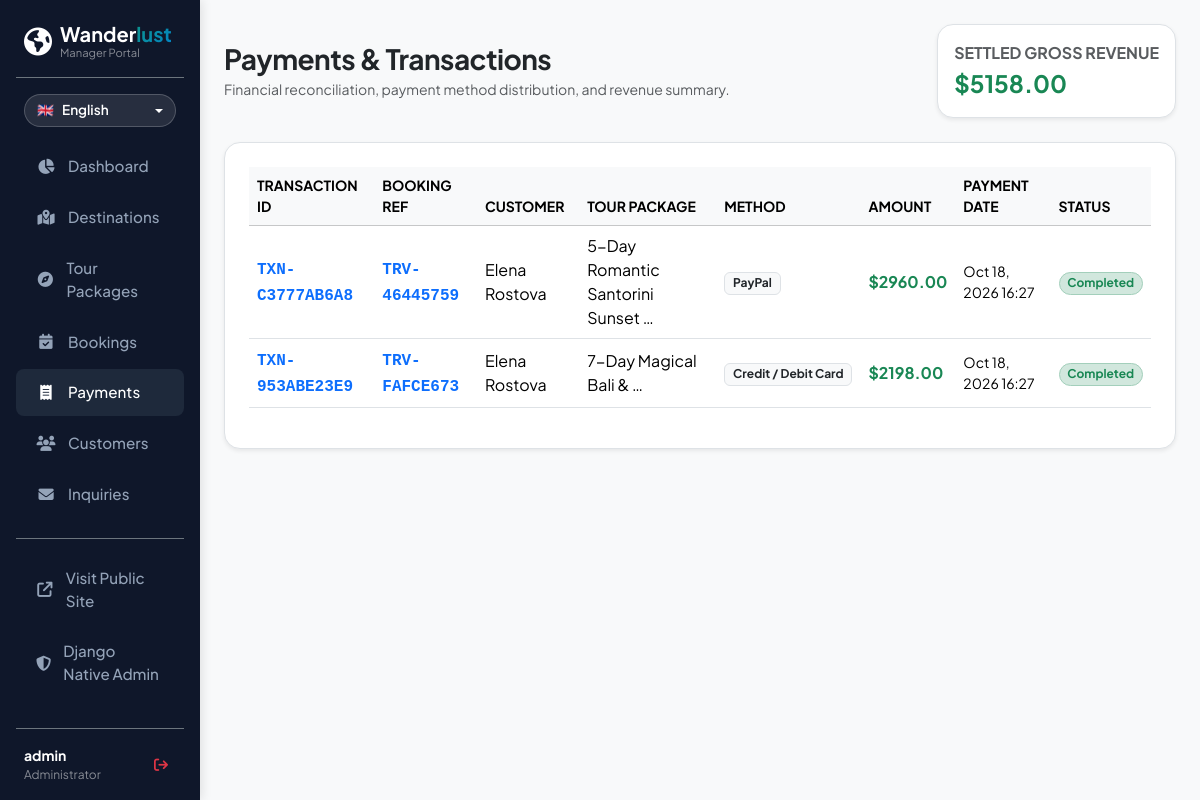
The page /admin-dashboard/payments/ (signed in) on the database its author committed.
### tourism/models.py (models this page shows, shortened)
class Payment(models.Model):
    METHOD_CHOICES = [
        ('Credit Card', 'Credit / Debit Card'),
        ('PayPal', 'PayPal'),
        ('Bank Transfer', 'Direct Bank Transfer'),
        ('Cash', 'Cash on Arrival'),
    ]
    STATUS_CHOICES = [
        ('Pending', 'Pending'),
        ('Completed', 'Completed'),
        ('Failed', 'Failed'),
        ('Refunded', 'Refunded'),
    ]
    booking = models.OneToOneField(Booking, on_delete=models.CASCADE, related_name='payment')
    transaction_id = models.CharField(max_length=64, unique=True)
    payment_method = models.CharField(max_length=30, choices=METHOD_CHOICES, default='Credit Card')
    amount = models.DecimalField(max_digits=10, decimal_places=2)
    status = models.CharField(max_length=20, choices=STATUS_CHOICES, default='Completed')
    payment_date = models.DateTimeField(auto_now_add=True)

class Booking(models.Model):
    STATUS_CHOICES = [
        ('Pending', 'Pending Confirmation'),
        ('Confirmed', 'Confirmed'),
        ('Cancelled', 'Cancelled'),
        ('Completed', 'Completed'),
    ]
    booking_number = models.CharField(max_length=32, unique=True, editable=False)
    user = models.ForeignKey(User, on_delete=models.CASCADE, related_name='bookings')
    package = models.ForeignKey(TourPackage, on_delete=models.CASCADE, related_name='bookings')
    travel_date = models.DateField()
    travelers_count = models.PositiveIntegerField(default=1)
    contact_name = models.CharField(max_length=150)
    contact_email = models.EmailField()
    contact_phone = models.CharField(max_length=30)
    special_requests = models.TextField(blank=True, null=True)
    total_price = models.DecimalField(max_digits=10, decimal_places=2)
    status = models.CharField(max_length=20, choices=STATUS_CHOICES, default='Pending')
    created_at = models.DateTimeField(auto_now_add=True)
    updated_at = models.DateTimeField(auto_now=True)
    class Meta:
        ordering = ['-created_at']

class TourPackage(models.Model):
    CATEGORY_CHOICES = [
        ('Adventure', 'Adventure & Outdoors'),
        ('Beach', 'Beach & Coastal'),
        ('Cultural', 'Cultural & Heritage'),
        ('Luxury', 'Luxury & Wellness'),
        ('Wildlife', 'Wildlife & Safari'),
        ('Mountain', 'Mountain & Hiking'),
        ('City', 'City Breaks & Sightseeing'),
    ]
    destination = models.ForeignKey(Destination, on_delete=models.CASCADE, related_name='packages')
    title = models.CharField(max_length=200)
    slug = models.SlugField(max_length=220, unique=True, blank=True)
    category = models.CharField(max_length=50, choices=CATEGORY_CHOICES, default='Adventure')
    description = models.TextField()
    duration_days = models.PositiveIntegerField(default=3, help_text="Number of days")
    duration_nights = models.PositiveIntegerField(default=2, help_text="Number of nights")
    price = models.DecimalField(max_digits=10, decimal_places=2, help_text="Price per person ($)")
    discount_price = models.DecimalField(max_digits=10, decimal_places=2, blank=True, null=True, help_text="Discounted price per person ($)")
    featured_image = models.ImageField(upload_to='packages/', blank=True, null=True)
    image_url = models.URLField(max_length=500, blank=True, null=True, help_text="Web image URL (fallback)")
    max_travelers = models.PositiveIntegerField(default=12, help_text="Maximum group size")
    itinerary = models.TextField(
        blank=True,
        help_text="Separate days using line breaks. Format: 'Day 1: Title - Details'"
    )
    inclusions = models.TextField(
        blank=True,
        help_text="Comma-separated or newline-separated items included in the price"
    )
    exclusions = models.TextField(
        blank=True,
        help_text="Comma-separated or newline-separated items NOT included"
    )
    is_featured = models.BooleanField(default=False)
    is_active = models.BooleanField(default=True)
    created_at = models.DateTimeField(auto_now_add=True)
    updated_at = models.DateTimeField(auto_now=True)
    class Meta:
        ordering = ['-is_featured', '-created_at']

### tourism/views.py (the view)
# urls.py: path('admin-dashboard/payments/', views.admin_payments, name='admin_payments'),
@user_passes_test(is_admin, login_url='login')
def admin_payments(request):
    payments = Payment.objects.select_related('booking', 'booking__user', 'booking__package').order_by('-payment_date')
    total_revenue = payments.filter(status='Completed').aggregate(Sum('amount'))['amount__sum'] or 0
    return render(request, 'admin_panel/payments.html', {
        'payments': payments,
        'total_revenue': total_revenue,
    })

### tourism/templatetags/lang_tags.py (called while the page is built)
@register.filter(name='t')
def translate_filter(value, lang=None):
    if not value:
        return value
    if lang is None:
        lang = get_language() or 'en'
    val_str = str(value)
    translated = translate_text(val_str, lang=lang)
    if translated != val_str:
        return translated
    django_trans = _gettext(val_str)
    if django_trans != val_str:
        return django_trans
    return val_str

### tourism/translations.py (called while the page is built, shortened)
def translate_text(text, lang=None):
    if lang is None:
        lang = get_language() or 'en'
    lang = lang.lower().split('-')[0]
    return text

### tourism/views.py (called while the page is built)
def is_admin(user):
    return user.is_authenticated and (user.is_staff or user.is_superuser)

### templates/admin_panel/payments.html (shortened to what this page needs)
{% extends 'admin_panel/base_admin.html' %}
{% load static %}
{% block admin_content %}
<div class="d-flex justify-content-between align-items-center mb-4">
  <div>
    <h3 class="fw-bold text-dark mb-1">Payments & Transactions</h3>
    <div class="text-muted small">Financial reconciliation, payment method distribution, and revenue summary.</div>
  </div>
  <div class="bg-white p-3 rounded-4 border shadow-sm">
    <div class="smaller text-muted text-uppercase fw-bold">Settled Gross Revenue</div>
    <div class="fs-4 fw-bold text-success">${{ total_revenue|floatformat:2 }}</div>
  </div>
</div>
<div class="bg-white rounded-4 border shadow-sm p-4">
  <div class="table-responsive">
    <table class="table table-hover align-middle">
      <thead class="table-light small text-uppercase">
        <tr>
          <th>Transaction ID</th>
          <th>Booking Ref</th>
          <th>Customer</th>
          <th>Tour Package</th>
          <th>Method</th>
          <th>Amount</th>
          <th>Payment Date</th>
          <th>Status</th>
        </tr>
      </thead>
      <tbody>
        {% for p in payments %}
          <tr>
            <td>
              <span class="font-monospace fw-bold text-primary">{{ p.transaction_id }}</span>
            </td>
            <td>
              <a href="{% url 'admin_booking_detail' p.booking.booking_number %}" class="font-monospace fw-bold text-decoration-none">
                {{ p.booking.booking_number }}
              </a>
            </td>
            <td>{{ p.booking.contact_name }}</td>
            <td>{{ p.booking.package.title|truncatewords:4 }}</td>
            <td>
              <span class="badge bg-light text-dark border">{{ p.get_payment_method_display }}</span>
            </td>
            <td>
              <span class="fw-bold fs-6 text-success">${{ p.amount }}</span>
            </td>
            <td class="small">{{ p.payment_date|date:"M d, Y H:i" }}</td>
            <td>
              {% if p.status == 'Completed' %}
                <span class="badge bg-success-subtle text-success border border-success-subtle rounded-pill">Completed</span>
              {% elif p.status == 'Pending' %}
                <span class="badge bg-warning-subtle text-warning-emphasis border border-warning-subtle rounded-pill">Pending</span>
              {% else %}
                <span class="badge bg-danger-subtle text-danger border border-danger-subtle rounded-pill">{{ p.status }}</span>
              {% endif %}
            </td>
          </tr>
        {% empty %}
          <tr><td colspan="8" class="text-center py-4 text-muted">No payment transactions recorded yet.</td></tr>
        {% endfor %}
      </tbody>
    </table>
  </div>
</div>
{% endblock %}

### templates/admin_panel/base_admin.html (shortened to what this page needs)
{% load static lang_tags %}
<!DOCTYPE html>
<html lang="{{ CURRENT_LANGUAGE|default:'en' }}" class="{% if IS_KHMER %}lang-km{% endif %}">
<head>
  <link href="https://cdn.jsdelivr.net/npm/bootstrap@5.3.3/dist/css/bootstrap.min.css" rel="stylesheet">
  <link rel="stylesheet" href="https://cdnjs.cloudflare.com/ajax/libs/font-awesome/6.5.2/css/all.min.css">
  <link rel="stylesheet" href="{% static 'css/style.css' %}">
</head>
<body class="bg-light {% if IS_KHMER %}lang-km{% endif %}">
  <div class="container-fluid p-0">
    <div class="row g-0">
      <nav class="col-lg-2 col-md-3 admin-sidebar p-3 d-flex flex-column">
        <div class="d-flex align-items-center gap-2 mb-3 px-2 pt-2 pb-3 border-bottom border-secondary">
          <i class="fa-solid fa-earth-americas text-white fs-3"></i>
          <div>
            <div class="fs-5 fw-bold text-white lh-1">Wander<span class="brand-gradient">lust</span></div>
            <div class="smaller text-white-50" style="font-size: 0.7rem;">{{ "Manager Portal"|t }}</div>
          </div>
        </div>
        <div class="mb-3 px-2">
          <div class="dropdown">
            <button class="lang-switch-btn w-100 justify-content-between dropdown-toggle" type="button" id="adminLangDropdown" data-bs-toggle="dropdown" aria-expanded="false" title="{{ "Language"|t }}">
              <span class="d-flex align-items-center gap-2">
                <span>{{ CURRENT_LANG_FLAG }}</span>
                <span>{{ CURRENT_LANG_NAME }}</span>
              </span>
            </button>
          </div>
        </div>
        <ul class="nav flex-column mb-auto">
          <li class="nav-item">
            <a class="nav-link {% if request.resolver_match.url_name == 'admin_dashboard' %}active{% endif %}" href="{% url 'admin_dashboard' %}">
              <i class="fa-solid fa-chart-pie"></i> {{ "Dashboard"|t }}
            </a>
          </li>
          <li class="nav-item">
            <a class="nav-link {% if 'destinations' in request.path %}active{% endif %}" href="{% url 'admin_destinations' %}">
              <i class="fa-solid fa-map-location-dot"></i> {{ "Destinations"|t }}
            </a>
          </li>
          <li class="nav-item">
            <a class="nav-link {% if 'packages' in request.path %}active{% endif %}" href="{% url 'admin_packages' %}">
              <i class="fa-solid fa-compass"></i> {{ "Tour Packages"|t }}
            </a>
          </li>
          <li class="nav-item">
            <a class="nav-link {% if 'bookings' in request.path %}active{% endif %}" href="{% url 'admin_bookings' %}">
              <i class="fa-solid fa-calendar-check"></i> {{ "Bookings"|t }}
            </a>
          </li>
          <li class="nav-item">
            <a class="nav-link {% if 'payments' in request.path %}active{% endif %}" href="{% url 'admin_payments' %}">
              <i class="fa-solid fa-receipt"></i> {{ "Payments"|t }}
            </a>
          </li>
          <li class="nav-item">
            <a class="nav-link {% if 'customers' in request.path %}active{% endif %}" href="{% url 'admin_customers' %}">
              <i class="fa-solid fa-users"></i> {{ "Customers"|t }}
            </a>
          </li>
          <li class="nav-item">
            <a class="nav-link {% if 'messages' in request.path %}active{% endif %}" href="{% url 'admin_messages' %}">
              <i class="fa-solid fa-envelope"></i> {{ "Inquiries"|t }}
            </a>
          </li>
          <li class="nav-item mt-3 pt-3 border-top border-secondary">
            <a class="nav-link text-white-50" href="{% url 'home' %}" target="_blank">
              <i class="fa-solid fa-arrow-up-right-from-square"></i> {{ "Visit Public Site"|t }}
            </a>
          </li>
          <li class="nav-item">
            <a class="nav-link text-white-50" href="/admin/" target="_blank">
              <i class="fa-solid fa-shield-halved"></i> {{ "Django Native Admin"|t }}
            </a>
          </li>
        </ul>
        <div class="pt-3 border-top border-secondary mt-3 px-2">
          <div class="d-flex align-items-center justify-content-between">
            <div class="small text-white">
              <div class="fw-bold">{{ user.username }}</div>
              <div class="smaller text-white-50" style="font-size: 0.75rem;">{{ "Administrator"|t }}</div>
            </div>
            <a href="{% url 'logout' %}" class="btn btn-sm btn-outline-danger border-0 rounded-circle" title="{{ "Sign Out"|t }}">
              <i class="fa-solid fa-arrow-right-from-bracket"></i>
            </a>
          </div>
        </div>
      </nav>
      <main class="col-lg-10 col-md-9 px-4 py-4" style="min-height: 100vh;">
        {% block admin_content %}{% endblock %}
      </main>
    </div>
  </div>
</body>
</html>

### static/css/style.css (style rules this page uses)
:root { --primary: #0d9488; --primary-dark: #0f766e; --primary-light: #ccfbf1; --primary-gradient: linear-gradient(135deg, #0d9488 0%, #0284c7 100%); --secondary: #f59e0b; --secondary-hover: #d97706; --dark: #0f172a; --dark-surface: #1e293b; --muted: #64748b; --light-bg: #f8fafc; --border-color: #e2e8f0; --card-shadow: 0 10px 25px -5px rgba(15, 23, 42, 0.06), 0 8px 10px -6px rgba(15, 23, 42, 0.04); --card-hover-shadow: 0 20px 30px -10px rgba(15, 23, 42, 0.12), 0 10px 15px -5px rgba(15, 23, 42, 0.06); --radius-lg: 1rem; --radius-xl: 1.5rem; }
body { font-family: 'Plus Jakarta Sans', sans-serif; color: #334155; background-color: var(--light-bg); overflow-x: hidden; }
h1, h2, h3, h4, .font-heading { font-family: 'Plus Jakarta Sans', sans-serif; font-weight: 700; color: var(--dark); letter-spacing: -0.02em; }
.brand-gradient { background: var(--primary-gradient); -webkit-background-clip: text; -webkit-text-fill-color: transparent; }
.nav-link { font-weight: 600; font-size: 0.95rem; color: #475569 !important; padding: 0.5rem 1rem !important; border-radius: 0.5rem; transition: all 0.2s ease; }
.nav-link:hover, .nav-link.active { color: var(--primary) !important; background: var(--primary-light); }
.admin-sidebar { min-height: 100vh; background: #0f172a; color: #94a3b8; box-shadow: 2px 0 10px rgba(0, 0, 0, 0.1); }
.admin-sidebar .nav-link { color: #94a3b8 !important; font-weight: 500; padding: 0.75rem 1.25rem !important; margin-bottom: 0.25rem; border-radius: 0.5rem; display: flex; align-items: center; gap: 0.75rem; }
.admin-sidebar .nav-link:hover, .admin-sidebar .nav-link.active { color: #ffffff !important; background: #1e293b; }
.admin-sidebar .nav-link i { width: 20px; text-align: center; }
.lang-switch-btn { background: rgba(241, 245, 249, 0.85); border: 1px solid var(--border-color); font-size: 0.85rem; font-weight: 600; padding: 0.35rem 0.75rem; border-radius: 9999px; color: #334155; transition: all 0.2s ease; display: inline-flex; align-items: center; gap: 0.4rem; }
.admin-sidebar .lang-switch-btn { background: rgba(255, 255, 255, 0.1); border-color: rgba(255, 255, 255, 0.2); color: #ffffff; }

### rows shown on the page
Payment: transaction_id "TXN-C3777AB6A8", booking.booking_number "TRV-46445759", booking.contact_name "Elena Rostova", booking.package "5-Day Romantic Santorini Sunset …", payment_method "PayPal", amount "2960.00", payment_date "Oct 18, 2026 16:27", status "Completed"
Payment: transaction_id "TXN-953ABE23E9", booking.booking_number "TRV-FAFCE673", booking.contact_name "Elena Rostova", booking.package "7-Day Magical Bali & …", payment_method "Credit / Debit Card", amount "2198.00", payment_date "Oct 18, 2026 16:27", status "Completed"

### other values the page prints
{{ "Manager Portal"|t }} "Manager Portal"
{{ CURRENT_LANG_FLAG }} "🇬🇧"
{{ CURRENT_LANG_NAME }} "English"
{{ "Dashboard"|t }} "Dashboard"
{{ "Destinations"|t }} "Destinations"
{{ "Tour Packages"|t }} "Tour Packages"
{{ "Bookings"|t }} "Bookings"
{{ "Payments"|t }} "Payments"
{{ "Customers"|t }} "Customers"
{{ "Inquiries"|t }} "Inquiries"
{{ "Visit Public Site"|t }} "Visit Public Site"
{{ "Django Native Admin"|t }} "Django Native Admin"
{{ user.username }} "admin"
{{ "Administrator"|t }} "Administrator"
{{ total_revenue|floatformat:2 }} "5158.00"
